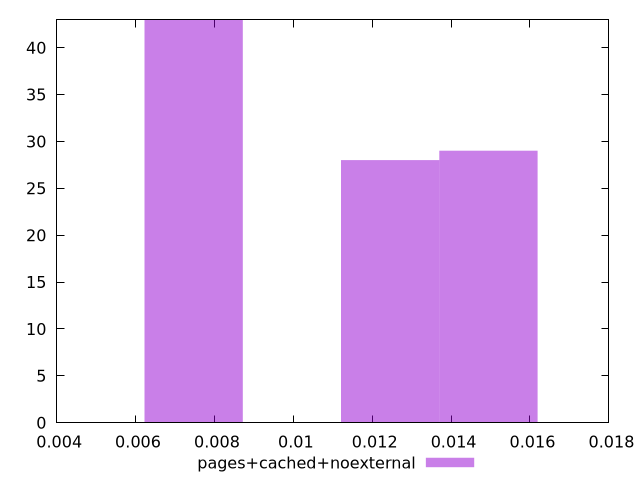

Here is the gnuplot script that generated this plot:
$_pagesCachedNoexternal <<EOF
0.007473435844343016 43
0.012455726407238361 28
0.014946871688686032 29
EOF
set key outside below
set terminal pngcairo
set output "report_00004_2020-11-02T20-21-41.718Z/largest-contentful-paint/pages+cached+noexternal//hist.png"
set yrange [0:43]
set boxwidth 0.002491145281447672
set style fill transparent solid 0.5 noborder
plot $_pagesCachedNoexternal title "pages+cached+noexternal" with boxes ,
